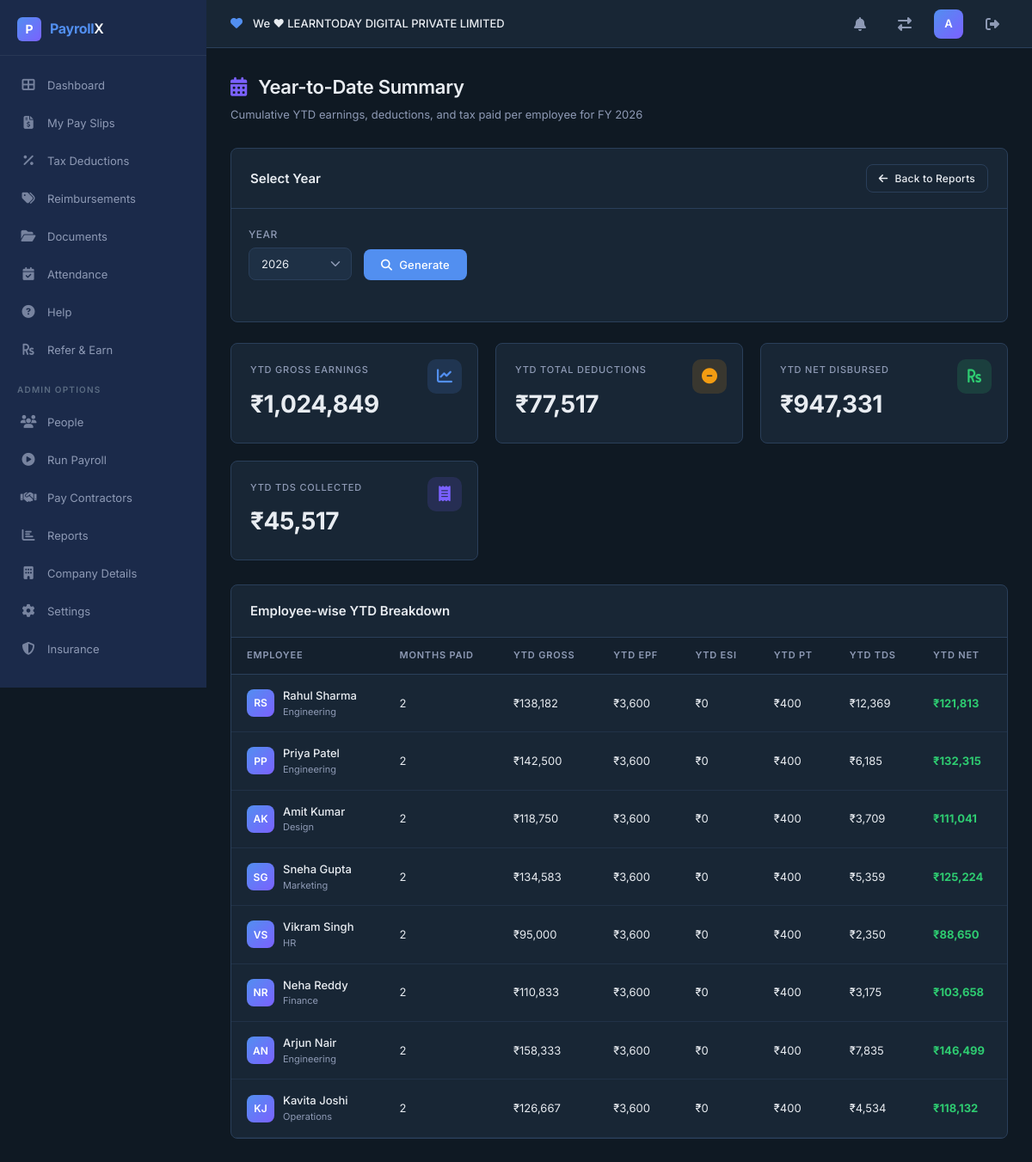
The page /reports/ytd-summary (signed in) on the database its author committed.
### src/models.py (models this page shows, shortened)
class Organization(db.Model):
    __tablename__ = 'organizations'
    org_id = db.Column(db.Integer, primary_key=True)
    name = db.Column(db.String(200), unique=True, nullable=False)
    created_at = db.Column(db.DateTime, default=datetime.utcnow)
    users = db.relationship('User', backref='organization', lazy=True)
    employees = db.relationship('Employee', backref='organization', lazy=True)
    payroll_runs = db.relationship('PayrollRun', backref='organization', lazy=True)

class User(UserMixin, db.Model):
    __tablename__ = 'users'
    id = db.Column(db.Integer, primary_key=True)
    username = db.Column(db.String(80), unique=True, nullable=False)
    email = db.Column(db.String(120), unique=True, nullable=False)
    password_hash = db.Column(db.String(256), nullable=False)
    role = db.Column(db.String(20), default='employee')  # employee, hr_admin, finance
    created_at = db.Column(db.DateTime, default=datetime.utcnow)
    org_id = db.Column(db.Integer, db.ForeignKey('organizations.org_id'), nullable=True)

class Employee(db.Model):
    __tablename__ = 'employees'
    emp_id = db.Column(db.Integer, primary_key=True)
    user_id = db.Column(db.Integer, db.ForeignKey('users.id'), nullable=True)
    first_name = db.Column(db.String(80), nullable=False)
    last_name = db.Column(db.String(80), nullable=False)
    email = db.Column(db.String(120), nullable=False)
    phone = db.Column(db.String(15))
    pan_number = db.Column(db.String(10))
    aadhaar_number = db.Column(db.String(12))
    bank_account = db.Column(db.String(20))
    bank_ifsc = db.Column(db.String(11))
    bank_name = db.Column(db.String(100))
    department = db.Column(db.String(80))
    designation = db.Column(db.String(80))
    date_of_joining = db.Column(db.Date, default=date.today)
    date_of_exit = db.Column(db.Date, nullable=True)
    status = db.Column(db.String(20), default='active')  # active, inactive, exited
    org_id = db.Column(db.Integer, db.ForeignKey('organizations.org_id'), nullable=True)
    created_at = db.Column(db.DateTime, default=datetime.utcnow)
    salary_structures = db.relationship('SalaryStructure', backref='employee', lazy=True)
    attendance_logs = db.relationship('AttendanceLog', backref='employee', lazy=True)
    payslips = db.relationship('Payslip', backref='employee', lazy=True)
    tax_declaration = db.relationship('TaxDeclaration', backref='employee', uselist=False)
    @property
    def full_name(self):
        return f"{self.first_name} {self.last_name}"

### src/app.py (the view)
@app.route('/reports/ytd-summary')
@login_required
@role_required('hr_admin', 'finance')
def report_ytd():
    year = request.args.get('year', type=int, default=2026)
    employees = Employee.query.filter_by(status='active', org_id=current_user.org_id).all()
    ytd_data = []
    for emp in employees:
        slips = Payslip.query.filter_by(emp_id=emp.emp_id, year=year).all()
        if slips:
            ytd_data.append({
                'employee': emp,
                'months': len(slips),
                'total_gross': sum(s.gross_pay for s in slips),
                'total_epf': sum(s.epf_deduction for s in slips),
                'total_esi': sum(s.esi_deduction for s in slips),
                'total_pt': sum(s.professional_tax for s in slips),
                'total_tds': sum(s.tds for s in slips),
                'total_deductions': sum(s.total_deductions for s in slips),
                'total_net': sum(s.net_pay for s in slips),
            })
    return render_template('report_ytd.html', ytd_data=ytd_data, selected_year=year)

### src/app.py (called while the page is built)
@login_manager.user_loader
def load_user(user_id):
    return User.query.get(int(user_id))

def role_required(*allowed_roles):
    def decorator(f):
        @wraps(f)
        def wrapped(*args, **kwargs):
            if current_user.role not in allowed_roles:
                flash('Access denied — insufficient permissions.', 'error')
                return redirect(url_for('dashboard'))
            return f(*args, **kwargs)
        return wrapped
    return decorator

@app.before_request
def initialize_database():
    global _db_initialized
    if not _db_initialized:
        db.create_all()
        seed_database()
        _db_initialized = True

### templates/report_ytd.html (shortened to what this page needs)
{% extends "base.html" %}
{% block content %}
<div class="page-header">
    <h1><i class="fas fa-calendar-alt" style="color: #7b61ff; margin-right: 8px;"></i> Year-to-Date Summary</h1>
    <p>Cumulative YTD earnings, deductions, and tax paid per employee for FY {{ selected_year }}</p>
</div>
<div class="data-card" style="margin-bottom: 24px;">
    <div class="data-card-header">
        <h2>Select Year</h2>
        <a href="{{ url_for('reports') }}" class="btn btn-outline btn-sm"><i class="fas fa-arrow-left"></i> Back to Reports</a>
    </div>
    <div style="padding: 20px;">
        <form method="GET" action="{{ url_for('report_ytd') }}">
            <div class="payroll-controls">
                <div class="form-group">
                    <label>Year</label>
                    <select name="year" class="form-control" style="width: 120px;">
                        <option value="2026" {% if selected_year == 2026 %}selected{% endif %}>2026</option>
                    </select>
                </div>
                <button type="submit" class="btn btn-primary"><i class="fas fa-search"></i> Generate</button>
            </div>
        </form>
    </div>
</div>
{% if ytd_data %}
<div class="stats-grid">
    <div class="stat-card">
        <div class="stat-label">YTD Gross Earnings</div>
        <div class="stat-value">₹{{ "{:,.0f}".format(ytd_data|sum(attribute='total_gross')) }}</div>
        <div class="stat-icon blue"><i class="fas fa-chart-line"></i></div>
    </div>
    <div class="stat-card">
        <div class="stat-label">YTD Total Deductions</div>
        <div class="stat-value">₹{{ "{:,.0f}".format(ytd_data|sum(attribute='total_deductions')) }}</div>
        <div class="stat-icon orange"><i class="fas fa-minus-circle"></i></div>
    </div>
    <div class="stat-card">
        <div class="stat-label">YTD Net Disbursed</div>
        <div class="stat-value">₹{{ "{:,.0f}".format(ytd_data|sum(attribute='total_net')) }}</div>
        <div class="stat-icon green"><i class="fas fa-rupee-sign"></i></div>
    </div>
    <div class="stat-card">
        <div class="stat-label">YTD TDS Collected</div>
        <div class="stat-value">₹{{ "{:,.0f}".format(ytd_data|sum(attribute='total_tds')) }}</div>
        <div class="stat-icon purple"><i class="fas fa-receipt"></i></div>
    </div>
</div>
<div class="data-card">
    <div class="data-card-header">
        <h2>Employee-wise YTD Breakdown</h2>
    </div>
    <table class="data-table">
        <thead>
            <tr>
                <th>Employee</th>
                <th>Months Paid</th>
                <th>YTD Gross</th>
                <th>YTD EPF</th>
                <th>YTD ESI</th>
                <th>YTD PT</th>
                <th>YTD TDS</th>
                <th>YTD Net</th>
            </tr>
        </thead>
        <tbody>
            {% for d in ytd_data %}
            <tr>
                <td>
                    <div class="emp-info">
                        <div class="emp-avatar">{{ d.employee.first_name[0] }}{{ d.employee.last_name[0] }}</div>
                        <div>
                            <div class="emp-name">{{ d.employee.full_name }}</div>
                            <div class="emp-email">{{ d.employee.department }}</div>
                        </div>
                    </div>
                </td>
                <td>{{ d.months }}</td>
                <td>₹{{ "{:,.0f}".format(d.total_gross) }}</td>
                <td>₹{{ "{:,.0f}".format(d.total_epf) }}</td>
                <td>₹{{ "{:,.0f}".format(d.total_esi) }}</td>
                <td>₹{{ "{:,.0f}".format(d.total_pt) }}</td>
                <td>₹{{ "{:,.0f}".format(d.total_tds) }}</td>
                <td><strong style="color: var(--success);">₹{{ "{:,.0f}".format(d.total_net) }}</strong></td>
            </tr>
            {% endfor %}
        </tbody>
    </table>
</div>
{% endif %}
{% endblock %}

### templates/base.html (shortened to what this page needs)
<!DOCTYPE html>
<html lang="en">
<head>
    <link rel="stylesheet" href="{{ url_for('static', filename='css/style.css') }}">
    <link rel="stylesheet" href="https://cdnjs.cloudflare.com/ajax/libs/font-awesome/6.5.1/css/all.min.css">
</head>
<body>
    {% if current_user.is_authenticated %}
    <aside class="sidebar" id="sidebar">
        <div class="sidebar-logo">
            <div class="logo-icon">P</div>
            <div class="logo-text"><span>Payroll</span>X</div>
        </div>
        <nav class="sidebar-nav">
            <a href="{{ url_for('dashboard') }}" class="nav-item {% if request.endpoint == 'dashboard' %}active{% endif %}">
                <span class="nav-icon"><i class="fas fa-th-large"></i></span> Dashboard
            </a>
            <a href="{{ url_for('payslips') }}" class="nav-item {% if request.endpoint == 'payslips' %}active{% endif %}">
                <span class="nav-icon"><i class="fas fa-file-invoice-dollar"></i></span> My Pay Slips
            </a>
            <a href="{{ url_for('tax_deductions') }}" class="nav-item {% if request.endpoint == 'tax_deductions' %}active{% endif %}">
                <span class="nav-icon"><i class="fas fa-percentage"></i></span> Tax Deductions
            </a>
            <a href="{{ url_for('reimbursements') }}" class="nav-item {% if request.endpoint == 'reimbursements' %}active{% endif %}">
                <span class="nav-icon"><i class="fas fa-tags"></i></span> Reimbursements
            </a>
            <a href="{{ url_for('documents') }}" class="nav-item {% if request.endpoint == 'documents' %}active{% endif %}">
                <span class="nav-icon"><i class="fas fa-folder-open"></i></span> Documents
            </a>
            <a href="{{ url_for('attendance') }}" class="nav-item {% if request.endpoint == 'attendance' %}active{% endif %}">
                <span class="nav-icon"><i class="fas fa-calendar-check"></i></span> Attendance
            </a>
            <a href="{{ url_for('help_page') }}" class="nav-item {% if request.endpoint == 'help_page' %}active{% endif %}">
                <span class="nav-icon"><i class="fas fa-question-circle"></i></span> Help
            </a>
            <a href="{{ url_for('refer_earn') }}" class="nav-item {% if request.endpoint == 'refer_earn' %}active{% endif %}">
                <span class="nav-icon"><i class="fas fa-rupee-sign"></i></span> Refer & Earn
            </a>
            {% if current_user.role != 'employee' %}
            <div class="nav-section-label">Admin Options</div>
            <a href="{{ url_for('people') }}" class="nav-item {% if request.endpoint == 'people' %}active{% endif %}">
                <span class="nav-icon"><i class="fas fa-users"></i></span> People
            </a>
            <a href="{{ url_for('run_payroll') }}" class="nav-item {% if request.endpoint == 'run_payroll' %}active{% endif %}">
                <span class="nav-icon"><i class="fas fa-play-circle"></i></span> Run Payroll
            </a>
            <a href="{{ url_for('pay_contractors') }}" class="nav-item {% if request.endpoint == 'pay_contractors' %}active{% endif %}">
                <span class="nav-icon"><i class="fas fa-handshake"></i></span> Pay Contractors
            </a>
            <a href="{{ url_for('reports') }}" class="nav-item {% if request.endpoint == 'reports' %}active{% endif %}">
                <span class="nav-icon"><i class="fas fa-chart-bar"></i></span> Reports
            </a>
            <a href="{{ url_for('company_details') }}" class="nav-item {% if request.endpoint == 'company_details' %}active{% endif %}">
                <span class="nav-icon"><i class="fas fa-building"></i></span> Company Details
            </a>
            <a href="{{ url_for('settings') }}" class="nav-item {% if request.endpoint == 'settings' %}active{% endif %}">
                <span class="nav-icon"><i class="fas fa-cog"></i></span> Settings
            </a>
            <a href="{{ url_for('insurance') }}" class="nav-item {% if request.endpoint == 'insurance' %}active{% endif %}">
                <span class="nav-icon"><i class="fas fa-shield-alt"></i></span> Insurance
            </a>
            {% endif %}
        </nav>
    </aside>
    <header class="top-bar">
        <div class="top-bar-left">
            <span class="org-heart"><i class="fas fa-heart"></i></span>
            <span class="org-name">We ♥ {{ current_user.organization.name if current_user.organization else 'My Organization' }}</span>
        </div>
        <div class="top-bar-right">
            <div class="notification-bell"><i class="fas fa-bell"></i></div>
            <a href="{{ url_for('choose_organization') }}" class="notification-bell"><i class="fas fa-exchange-alt"></i></a>
            <div class="profile-avatar" title="{{ current_user.username }}">
                {{ current_user.username[0]|upper }}
            </div>
            <a href="{{ url_for('logout') }}" class="notification-bell" title="Logout"><i class="fas fa-sign-out-alt"></i></a>
        </div>
    </header>
    <main class="main-content">
        {% block content %}{% endblock %}
    </main>
    {% else %}
        {% block public_content %}{% endblock %}
    {% endif %}
</body>
</html>

### rows shown on the page
Organization: organization "LEARNTODAY DIGITAL PRIVATE LIMITED"
User: username "A"
Employee: employee "R", employee "S", employee.full_name "Rahul Sharma", employee.department "Engineering"
Employee: employee "P", employee "P", employee.full_name "Priya Patel", employee.department "Engineering"
Employee: employee "A", employee "K", employee.full_name "Amit Kumar", employee.department "Design"
Employee: employee "S", employee "G", employee.full_name "Sneha Gupta", employee.department "Marketing"
Employee: employee "V", employee "S", employee.full_name "Vikram Singh", employee.department "HR"
Employee: employee "N", employee "R", employee.full_name "Neha Reddy", employee.department "Finance"
Employee: employee "A", employee "N", employee.full_name "Arjun Nair", employee.department "Engineering"
Employee: employee "K", employee "J", employee.full_name "Kavita Joshi", employee.department "Operations"

### other values the page prints
{{ selected_year }} "2026"
{{ "{:,.0f}".format(ytd_data|sum(attribute='total_gross')) }} "1,024,849"
{{ "{:,.0f}".format(ytd_data|sum(attribute='total_deductions')) }} "77,517"
{{ "{:,.0f}".format(ytd_data|sum(attribute='total_net')) }} "947,331"
{{ "{:,.0f}".format(ytd_data|sum(attribute='total_tds')) }} "45,517"
{{ d.months }} "2" "2" "2" "2" "2" "2" "2" "2"
{{ "{:,.0f}".format(d.total_gross) }} "138,182" "142,500" "118,750" "134,583" "95,000" "110,833" "158,333" "126,667"
{{ "{:,.0f}".format(d.total_epf) }} "3,600" "3,600" "3,600" "3,600" "3,600" "3,600" "3,600" "3,600"
{{ "{:,.0f}".format(d.total_esi) }} "0" "0" "0" "0" "0" "0" "0" "0"
{{ "{:,.0f}".format(d.total_pt) }} "400" "400" "400" "400" "400" "400" "400" "400"
{{ "{:,.0f}".format(d.total_tds) }} "12,369" "6,185" "3,709" "5,359" "2,350" "3,175" "7,835" "4,534"
{{ "{:,.0f}".format(d.total_net) }} "121,813" "132,315" "111,041" "125,224" "88,650" "103,658" "146,499" "118,132"
